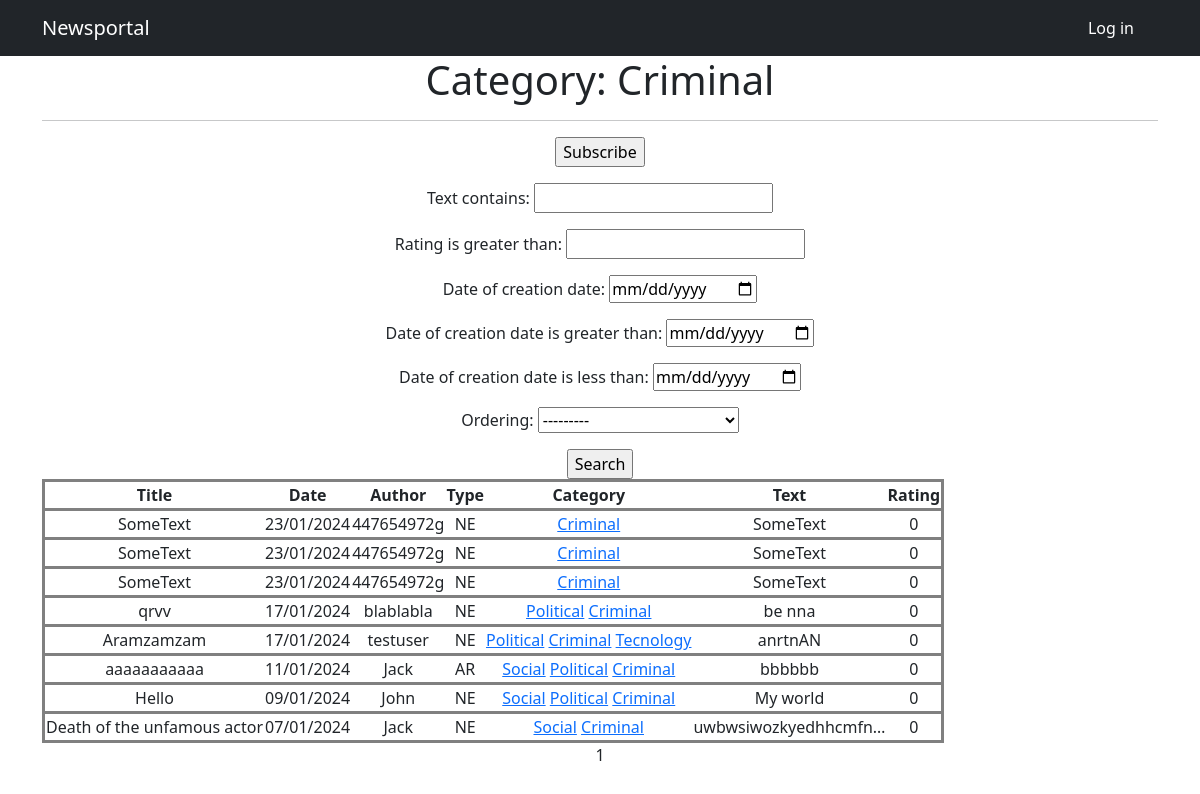
Page /newspaper/categories/4/ on the earlier database version.
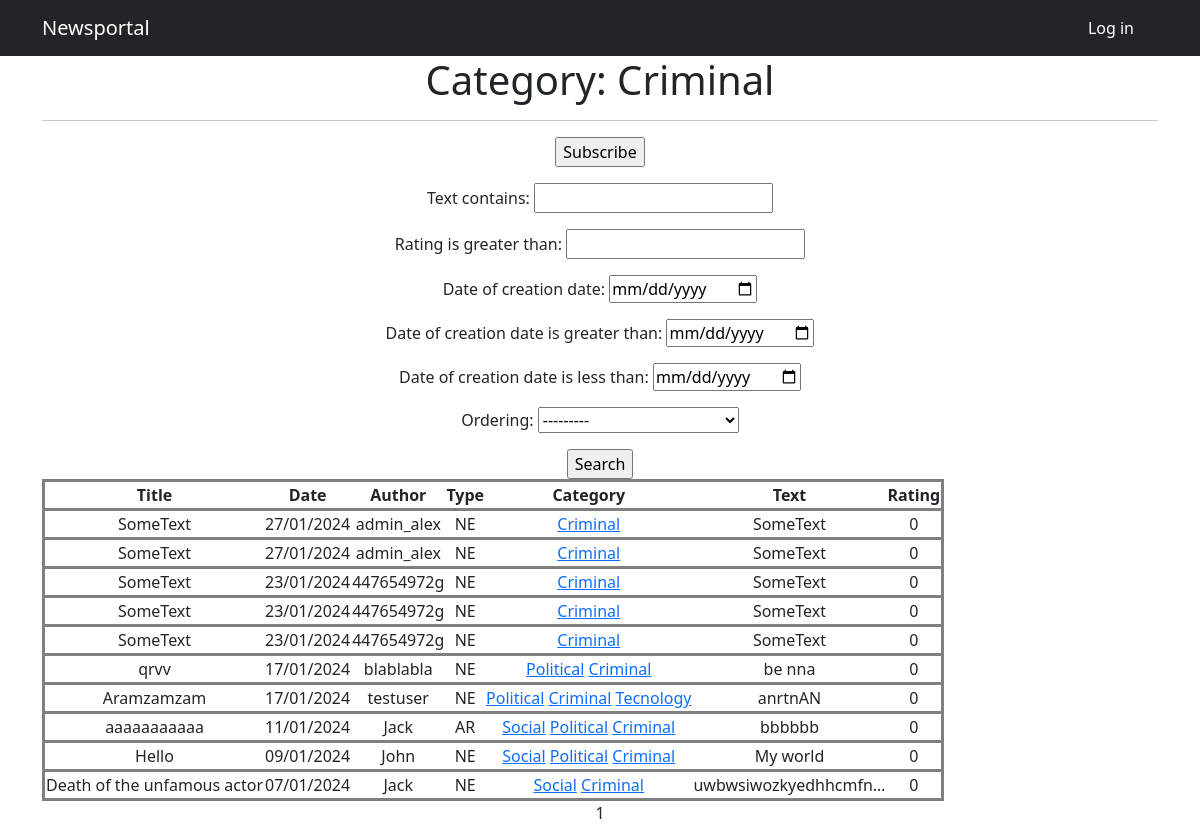
Same page on the later database version.
### newsportal_app/models.py (models this page shows, shortened)
class Category(models.Model):
    class Meta:
        verbose_name_plural = 'Categories'
    name = models.CharField(max_length=255, unique=True)
    subscribers = models.ManyToManyField(User, blank=True, related_name='categories')

class Post(models.Model):
    author = models.ForeignKey(Author, on_delete=models.CASCADE)
    type = models.CharField(max_length=255, choices=TYPE_OF_POST, default=news)
    date_of_creation = models.DateTimeField(auto_now_add=True)
    category = models.ManyToManyField(Category, through='PostCategory')
    title = models.CharField(max_length=255)
    text = models.TextField()
    rating = models.IntegerField(default=0)

class Author(models.Model):
    user = models.OneToOneField(User, on_delete=models.CASCADE)
    rating = models.IntegerField(default=0)

### newsportal_app/views.py (the view)
# urls.py: path('categories/<int:pk>/', CategoryListView.as_view(), name='category_news_list'),
class CategoryListView(PostList):
    model = Post
    template_name = 'views/categories.html'
    context_object_name = 'category_news_list'
    def get_queryset(self):
        self.category = get_object_or_404(Category, id=self.kwargs['pk'])
        queryset = Post.objects.filter(category=self.category).order_by('-date_of_creation')
        self.filterset = PostFilter(self.request.GET, queryset)
        return queryset
    def get_context_data(self, **kwargs):
        context = super().get_context_data(**kwargs)
        context['is_subscriber'] = self.request.user in self.category.subscribers.all()
        context['category'] = self.category
        return context

### newsportal_app/templatetags/custom_filters.py (called while the page is built)
@register.filter()
def censor(text):
    for first in range(len(text)):
        for second in range(1, len(text)+1):
            if text[first:second + 1] in profanity_list:
                text = text[:first + 1] + '*' * (second - first) + text[second + 1:]
    return text

### newsportal_app/views.py (called while the page is built)
    def get_context_data(self, **kwargs):
        context = super().get_context_data(**kwargs)
        context['filterset'] = self.filterset
        return context

### templates/views/categories.html (shortened to what this page needs)
{% extends 'flatpages/default.html' %}
{% load custom_tags %}
{% load custom_filters %}
{% block title %}
Newsportal
{% endblock title %}
{% block content %}
   <h1>Category: {{ category.name }}</h1>
   <hr>
    {% if not is_subscriber %}
    <form action="{% url 'subscribe' category.id %}" method="get">
       <input type="submit" value="Subscribe" />
   </form>
    {% endif %}
   <form action="" method="get">
       {{ filterset.form.as_p }}
       <input type="submit" value="Search" />
   </form>
   {% if category_news_list %}
       <table>
           <tr>
               <th>Title</th>
               <th>Date</th>
               <th>Author</th>
               <th>Type</th>
               <th>Category</th>
               <th>Text</th>
               <th>Rating</th>
           </tr>
           {% for post in category_news_list %}
           <tr>
               <td>{{ post.title }}</td>
               <td>{{ post.date_of_creation|date:"d/m/Y" }}</td>
               <td>{{ post.author.user.username }}</td>
               <td>{{ post.type }}</td>
               <td>
                   {% for category in post.category.all %}
                   <a href="{% url 'category_news_list' category.id %}" >{{ category.name }}</a>
                   {% endfor %}
               </td>
               <td>{{ post.text|truncatechars:20|censor }}</td>
               <td>{{ post.rating }}</td>
           </tr>
           {% endfor %}
       </table>
   {% else %}
       <h2>No posts!</h2>
   {% endif %}
   {{ page_obj.number }}
{% endblock content %}

### templates/flatpages/default.html (shortened to what this page needs)
<!DOCTYPE html>
<html lang="en">
    <head>
        {% load static %}
        <link href="{% static 'css/styles.css' %}" rel="stylesheet" />
    </head>
    <body>
        <nav class="navbar navbar-expand-lg navbar-dark bg-dark static-top">
            <div class="container">
                <a class="navbar-brand" href="#">{% block title%}{{ flatpage.title}}{% endblock title %}</a>
                 <div class="collapse navbar-collapse" id="navbarSupportedContent">
                    <ul class="navbar-nav ms-auto mb-2 mb-lg-0">
                        {% if not request.user.is_authenticated %}
                        <li class="nav-item"><a class="nav-link active" aria-current="page" href="{% url 'account_login' %}">Log in</a></li>
                        {% endif %}
                        <li class="nav-item"><a class="nav-link active" aria-current="page" href="{% url 'main_page' %}">{{ request.user.username }}</a></li>
                    </ul>
                 </div>
            </div>
        </nav>
        <div class="container">
           <div class="row">
               <div class="col-lg-12 text-center">
                   {% block content %}{% endblock content %}
               </div>
           </div>
        </div>
    </body>
</html>

Differences in the rows shown:
added Post: title "SomeText", date_of_creation "27/01/2024", author.user.username "admin_alex", type "NE", text|censor "SomeText", rating "0", Category (name "Criminal")
added Post: title "SomeText", date_of_creation "27/01/2024", author.user.username "admin_alex", type "NE", text|censor "SomeText", rating "0", Category (name "Criminal")
